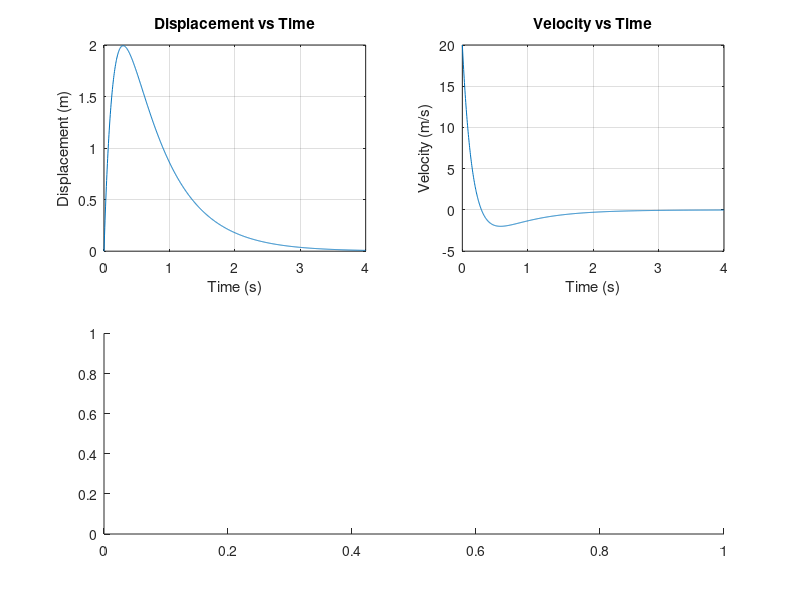

Write MATLAB code to recreate this figure. (Note: this script raises an error after producing the figure.)
% Define time range
t = linspace(0, 4, 1000);

% Define displacement and velocity functions
x = @(t) 4.219 * (exp(-1.58*t) - exp(-6.32*t));
v = @(t) 26.67 * exp(-6.32*t) - 6.67 * exp(-1.58*t);

% Create figure
figure('Position', [100, 100, 800, 600]);

% Plot displacement
subplot(2,2,1)
plot(t, x(t))
title('Displacement vs Time')
xlabel('Time (s)')
ylabel('Displacement (m)')
grid on

% Plot velocity
subplot(2,2,2)
plot(t, v(t))
title('Velocity vs Time')
xlabel('Time (s)')
ylabel('Velocity (m/s)')
grid on

% Plot both displacement and velocity
subplot(2,1,2)
yyaxis left
plot(t, x(t),'DisplayName', 'Displacement')
ylabel('Displacement (m)')
yyaxis right
plot(t, v(t),'DisplayName', 'Velocity')
ylabel('Velocity (m/s)')
title('Displacement and Velocity vs Time')
xlabel('Time (s)')
grid on
legend;

% Adjust layout
set(gcf, 'Color', 'w');
set(findall(gcf,'-property','FontSize'),'FontSize', 12)
print('-dpng', '-r300', 'railroad_bumper_plots.png')
